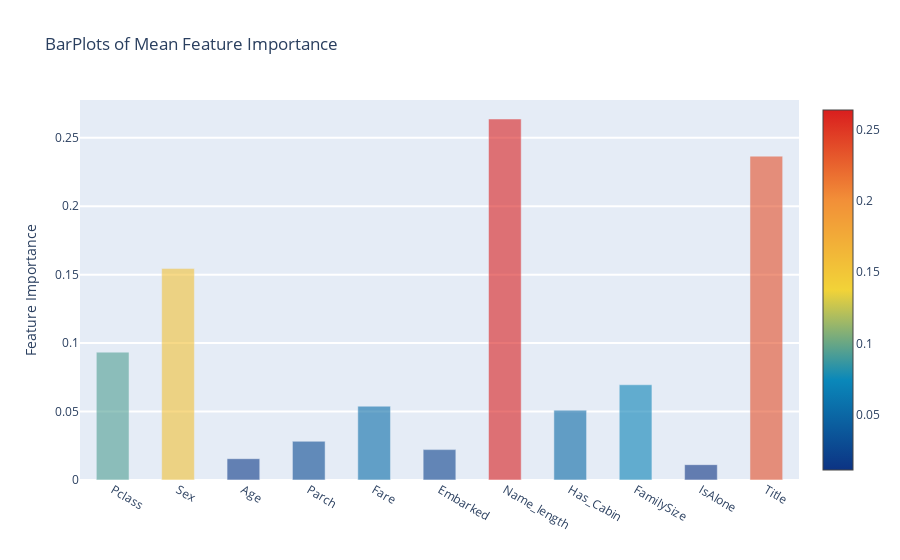

The notebook cell this image was saved under:
### Code cell
y = feature_dataframe['mean'].values
x = feature_dataframe['features'].values

data = [go.Bar(
            x = x,
            y = y,
            width = 0.5,
            marker = dict(
                    color = feature_dataframe['mean'].values,
                    colorscale = 'Portland',
                    showscale=True,
                    reversescale = False),
            opacity=0.6
        )]

layout = go.Layout(
        autosize=True,
        title = 'BarPlots of Mean Feature Importance',
        hovermode = 'closest',
        yaxis = dict(
                title = 'Feature Importance',
                ticklen = 5,
                gridwidth = 2),
        showlegend = False)

fig = go.Figure(data=data, layout=layout)
py.iplot(fig, filename='bar-direct-labels')

### Figure 1 — Plotly figure (JSON) as saved in the notebook; plotly's stock layout.template omitted (floating-point values rounded to 4 significant figures)
{"data": [{"marker": {"color": [0.09342, 0.1545, 0.01556, 0.02827, 0.05392, 0.0222, 0.2637, 0.05104, 0.06957, 0.01121, 0.2366], "colorscale": [[0, "rgb(12,51,131)"], [0.25, "rgb(10,136,186)"], [0.5, "rgb(242,211,56)"], [0.75, "rgb(242,143,56)"], [1, "rgb(217,30,30)"]], "reversescale": false, "showscale": true}, "opacity": 0.6, "type": "bar", "width": 0.5, "x": ["Pclass", "Sex", "Age", "Parch", "Fare", "Embarked", "Name_length", "Has_Cabin", "FamilySize", "IsAlone", "Title"], "y": [0.09342, 0.1545, 0.01556, 0.02827, 0.05392, 0.0222, 0.2637, 0.05104, 0.06957, 0.01121, 0.2366]}], "layout": {"autosize": true, "hovermode": "closest", "showlegend": false, "title": {"text": "BarPlots of Mean Feature Importance"}, "xaxis": {"autorange": true, "range": [-0.5, 10.5], "type": "category"}, "yaxis": {"autorange": true, "gridwidth": 2, "range": [0, 0.2776], "ticklen": 5, "title": {"text": "Feature Importance"}, "type": "linear"}}}
